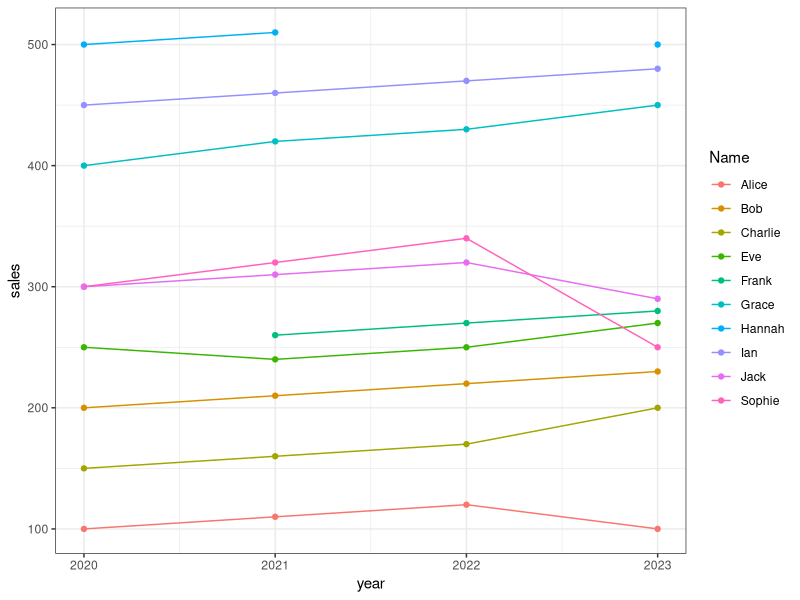

Write the R code that produced this figure. (Note: this script raises an error after producing the figure.)
## ---- chunk 1
library(readxl)
library(tidyverse)
## ---- chunk 2
df_sales <- read_excel('../out/sales_data_2.xlsx')
## ---- chunk 3
head(df_sales)
## ---- chunk 4
df_sales_longer <- df_sales %>% 
  pivot_longer(cols = starts_with("sales_"),
               names_to = "year",
               values_to = "sales"
               )

head(df_sales_longer)
## ---- chunk 5
df_sales_longer <- df_sales_longer %>% 
  mutate(year = str_remove(year, 'sales_') %>% as.integer()) 

head(df_sales_longer)
## ---- chunk 6
df_sales_longer %>% 
  ggplot(aes(x = year, 
             y = sales, 
             color = Name)) + 
  geom_point() + 
  geom_line() + 
  theme_bw()

# Saving the plot
# ggsave('../out/sales_2_plot.png', width = 10.37, height = 7.55, units = 'in')
## ---- chunk 7
df_sales_wider <- df_sales_longer %>% 
  pivot_wider(names_from = year, 
              values_from = sales,
              names_prefix = 'sales_')

# Same content
head(df_sales)
head(df_sales_wider)
## ---- chunk 8
df_sales_longer_nested <- df_sales_longer %>%  
  group_by(Name) %>% 
  nest(sales_data = c(year, sales)) %>% 
  ungroup()

head(df_sales_longer_nested)
## ---- chunk 9
df_sales_longer_nested %>% 
  filter(Name == 'Bob') %>% 
  pull(sales_data)
## ---- chunk 10
df_sales_longer_nested %>%
  unnest(sales_data) %>%
  summarise(mean_sales = mean(sales, na.rm = T))
## ---- chunk 11
df_sales %>%
  summarise(mean(sales_2020),
            mean(sales_2021),
            mean(sales_2022),
            mean(sales_2023))
## ---- chunk 12
df_sales %>%
  summarise(across(everything(), mean))
## ---- chunk 13
df_sales %>%
  summarise(across(where(is.numeric), mean))
## ---- chunk 14
df_sales %>%
  summarise(across(starts_with('sales'), mean))
## ---- chunk 15
df_sales %>%
  summarise(across(num_range('sales_', 2020:2023), mean))
## ---- chunk 16
df_sales %>%
  summarise(across(c(sales_2020, sales_2021), mean))
## ---- chunk 17
df_sales %>%
  summarise(across(starts_with("sales"), list(mean, sd, min, max)))
## ---- chunk 18
df_sales %>%
  summarise(across(starts_with("sales"), 
                   list(mean = mean, sd = sd, min = min, max = max),
                   .names = "{.col}-{.fn}"))
## ---- chunk 19
df_sales %>%
  #run summarise on all sales columns
  summarise(across(starts_with("sales"), 
                   list(mean = mean, sd = sd, min = min, max = max),
                   .names = "{.col}-{.fn}")) %>%
  #add reformating
  pivot_longer(cols = everything(), 
               names_to = c("variable", "statistic"), 
               names_sep = "-") %>%
  pivot_wider(names_from = statistic, values_from = value)
## ---- chunk 20
df_sales %>%
  summarise(across(starts_with("sales"), 
                   list(mean = mean(na.rm = TRUE)),
                   .names = "{.col}-{.fn}"))
## ---- chunk 21
df_sales %>%
  summarise(across(starts_with("sales"), 
                   list(mean = ~ mean(., na.rm = TRUE)),
                   .names = "{.col}-{.fn}"))
## ---- chunk 22
mean(df_sales$sales_2020,na.rm=TRUE)
## ---- chunk 23
df_sales %>%
  #across and starts_with selects columns
  summarise(across(starts_with("sales"), 
                   #list the functions to execute
                   list(mean = ~ mean(., na.rm=T),
                        sd = ~ sd(., na.rm=T), 
                        min = ~ min(., na.rm=T), 
                        max = ~ max(., na.rm=T)),
                   #specify names of output columns
                   .names = "{.col}-{.fn}")) %>%
  
  #add reformating
  pivot_longer(cols = everything(), 
               names_to = c("variable", "statistic"), 
               names_sep = "-") %>%
  pivot_wider(names_from = statistic, values_from = value)
## ---- chunk 24
df_sales %>% head(n=3)
## ---- chunk 25
df_sales %>%
  mutate(across(starts_with("sales"), ~ . * 1000)) %>%
  head(n=3)
## ---- chunk 26
df_sales %>%
  mutate(across(starts_with("sales"), ~ replace_na(.,0)))
